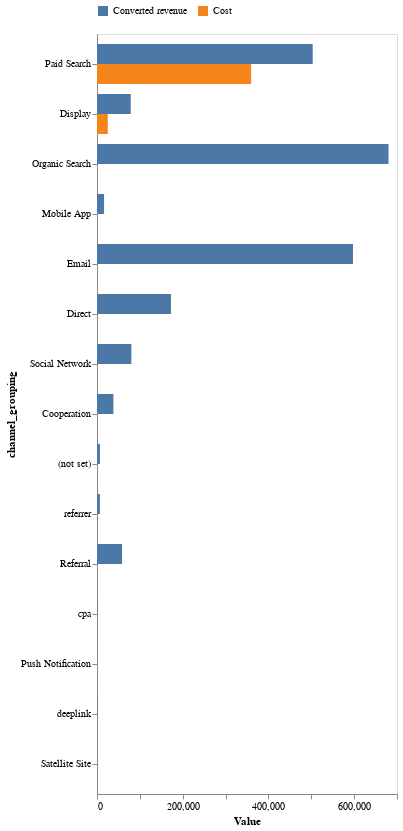

Here is the notebook cell this chart was saved with:
### Markdown cell above
----
Revenue source analysis

### Code cell
DeepnoteChart(revenue_by_channel, """{"layer":[{"layer":[{"mark":{"clip":true,"type":"bar","color":"#4c78a8","tooltip":true},"encoding":{"x":{"axis":{"grid":false,"title":"Value "},"sort":null,"type":"quantitative","field":"converted_revenue","scale":{"type":"linear"},"format":{"type":"default","decimals":null},"aggregate":"sum","formatType":"numberFormatFromNumberType"},"y":{"axis":{"grid":false},"sort":null,"type":"nominal","field":"channel_grouping","scale":{"type":"linear"}},"color":{"datum":"Converted revenue"},"yOffset":{"datum":"Converted revenue"}}}]},{"layer":[{"mark":{"clip":true,"type":"bar","color":"#f58518","tooltip":true},"encoding":{"x":{"axis":{"grid":false},"sort":null,"type":"quantitative","field":"total_cost","scale":{"type":"linear"},"format":{"type":"default","decimals":null},"aggregate":"sum","formatType":"numberFormatFromNumberType"},"y":{"axis":{"grid":false},"sort":null,"type":"nominal","field":"channel_grouping","scale":{"type":"linear"}},"color":{"datum":"Cost"},"yOffset":{"datum":"Cost"}}}]}],"title":"","config":{"legend":{"orient":"top"}},"$schema":"https://vega.github.io/schema/vega-lite/v5.json","encoding":{}}""")

### Figure 1 — Vega-Lite specification as saved in the notebook (floating-point values rounded to 4 significant figures; data arrays with more than 128 entries replaced by an {"elided": "..."} marker saying what was removed)
{"layer": [{"layer": [{"mark": {"clip": true, "type": "bar", "color": "#4c78a8", "tooltip": true}, "encoding": {"x": {"axis": {"grid": false, "title": "Value "}, "sort": null, "type": "quantitative", "field": "converted_revenue", "scale": {"type": "linear"}, "format": {"type": "default", "decimals": null}, "aggregate": "sum", "formatType": "numberFormatFromNumberType"}, "y": {"axis": {"grid": false}, "sort": null, "type": "nominal", "field": "channel_grouping", "scale": {"type": "linear"}}, "color": {"datum": "Converted revenue"}, "yOffset": {"datum": "Converted revenue"}}}]}, {"layer": [{"mark": {"clip": true, "type": "bar", "color": "#f58518", "tooltip": true}, "encoding": {"x": {"axis": {"grid": false}, "sort": null, "type": "quantitative", "field": "total_cost", "scale": {"type": "linear"}, "format": {"type": "default", "decimals": null}, "aggregate": "sum", "formatType": "numberFormatFromNumberType"}, "y": {"axis": {"grid": false}, "sort": null, "type": "nominal", "field": "channel_grouping", "scale": {"type": "linear"}}, "color": {"datum": "Cost"}, "yOffset": {"datum": "Cost"}}}]}], "title": "", "config": {"legend": {"orient": "top"}}, "$schema": "https://vega.github.io/schema/vega-lite/v5.json", "encoding": {}, "data": {"values": {"elided": "183 records"}}}
